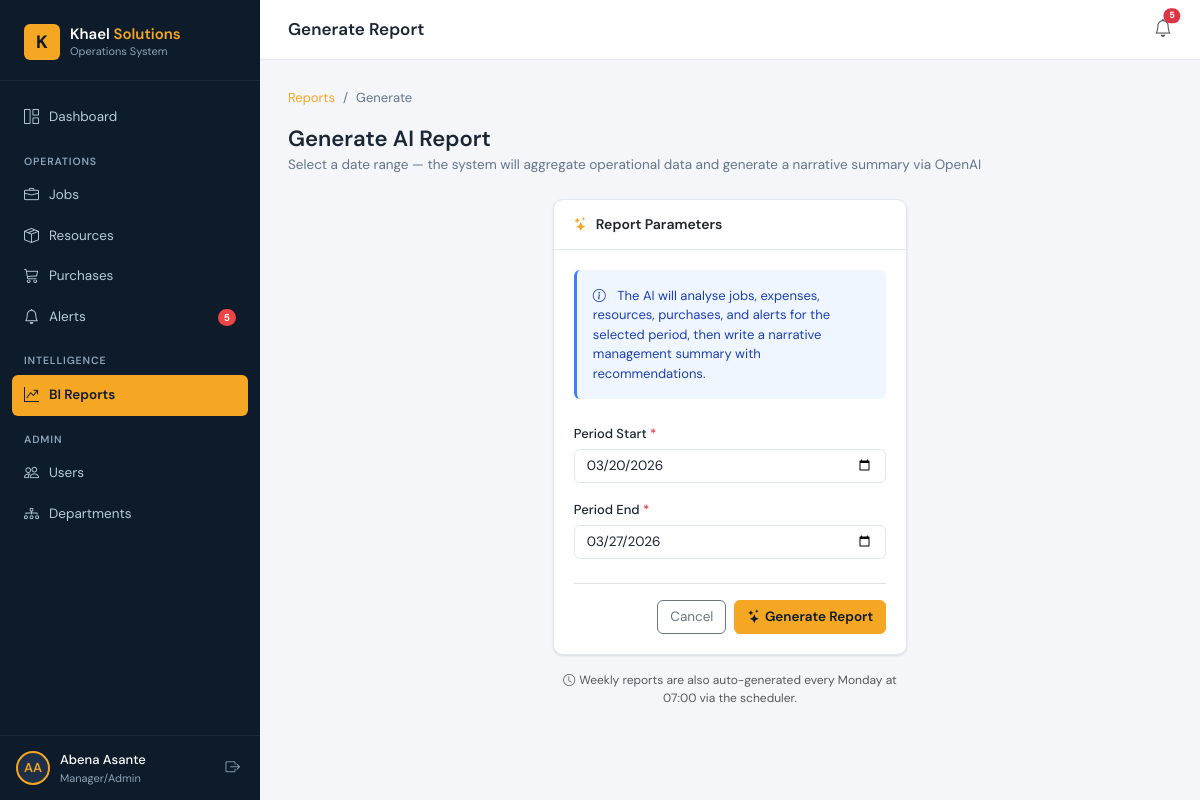
The app's page /reports/generate/ (signed in) with its own data.
### core/models.py (models this page shows, shortened)
class User(AbstractUser):
    class Role(models.TextChoices):
        SUPER_ADMIN = 'super_admin', 'Super Admin'
        MANAGER     = 'manager',     'Manager/Admin'
        STAFF       = 'staff',       'Department Staff'
    role = models.CharField(max_length=20, choices=Role.choices, default=Role.STAFF)
    groups = models.ManyToManyField(
        'auth.Group', related_name='core_user_set', blank=True,
    )
    user_permissions = models.ManyToManyField(
        'auth.Permission', related_name='core_user_set', blank=True,
    )
    class Meta:
        verbose_name = 'User'
        verbose_name_plural = 'Users'
        ordering = ['username']

### core/views.py (the view, shortened to what this page needs)
# urls.py: path('reports/generate/',     GenerateReportView.as_view(), name='generate_report'),
class GenerateReportView(ManagerRequiredMixin, View):
    template_name = 'reports/generate_report.html'
    def get(self, request):
        today = timezone.now().date()
        return render(request, self.template_name, {
            'default_start': today - timedelta(days=7),
            'default_end':   today,
        })

### core/context_processors.py (called while the page is built)
def global_context(request):
    if not request.user.is_authenticated:
        return {}
    from core.models import Alert
    return {
        'alert_count': Alert.objects.filter(resolved=False).count(),
    }

### core/permissions.py (called while the page is built)
    def dispatch(self, request, *args, **kwargs):
        if not request.user.is_authenticated:
            return self.handle_no_permission()
        if request.user.role not in self.allowed_roles:
            raise PermissionDenied
        return super().dispatch(request, *args, **kwargs)

### templates/reports/generate_report.html (shortened to what this page needs)
{% extends 'base.html' %}
{% block topbar_title %}Generate Report{% endblock %}
{% block content %}
<nav aria-label="breadcrumb">
  <ol class="breadcrumb">
    <li class="breadcrumb-item"><a href="{% url 'core:report_list' %}">Reports</a></li>
    <li class="breadcrumb-item active">Generate</li>
  </ol>
</nav>
<div class="page-header">
  <div>
    <h1>Generate AI Report</h1>
    <p>Select a date range — the system will aggregate operational data and generate a narrative summary via OpenAI</p>
  </div>
</div>
<div class="row justify-content-center">
  <div class="col-lg-5">
    <div class="card">
      <div class="card-header">
        <h6><i class="bi bi-stars me-2" style="color:var(--amber);"></i>Report Parameters</h6>
      </div>
      <div class="card-body">
        <div class="alert alert-info mb-4" style="font-size:13px;">
          <i class="bi bi-info-circle me-2"></i>
          The AI will analyse jobs, expenses, resources, purchases, and alerts for the selected period, then write a narrative management summary with recommendations.
        </div>
        <form method="post">
          <div class="mb-3">
            <label class="form-label">Period Start <span class="text-danger">*</span></label>
            <input type="date" name="period_start" class="form-control" value="{{ default_start|date:'Y-m-d' }}" required />
          </div>
          <div class="mb-4">
            <label class="form-label">Period End <span class="text-danger">*</span></label>
            <input type="date" name="period_end" class="form-control" value="{{ default_end|date:'Y-m-d' }}" required />
          </div>
          <div class="d-flex justify-content-end gap-2 pt-3 border-top">
            <a href="{% url 'core:report_list' %}" class="btn btn-outline-secondary">Cancel</a>
            <button type="submit" class="btn btn-primary">
              <i class="bi bi-stars me-1"></i>Generate Report
            </button>
          </div>
        </form>
      </div>
    </div>
    <p class="text-muted mt-3" style="font-size:12px; text-align:center;">
      <i class="bi bi-clock me-1"></i>Weekly reports are also auto-generated every Monday at 07:00 via the scheduler.
    </p>
  </div>
</div>
{% endblock %}

### templates/base.html (shortened to what this page needs)
<!DOCTYPE html>
<html lang="en">
<head>
  <link href="https://cdnjs.cloudflare.com/ajax/libs/bootstrap/5.3.2/css/bootstrap.min.css" rel="stylesheet" />
  <link href="https://cdnjs.cloudflare.com/ajax/libs/bootstrap-icons/1.11.3/font/bootstrap-icons.min.css" rel="stylesheet" />
  {% load static %}
  <link rel="stylesheet" href="{% static 'css/main.css' %}" />
</head>
<body>
<div id="wrapper">
  <nav id="sidebar">
    <div class="sidebar-brand">
      <a href="{% url 'core:dashboard' %}" class="brand-logo">
        <div class="brand-icon">K</div>
        <div>
          <div class="brand-name">Khael <span>Solutions</span></div>
          <div class="brand-sub">Operations System</div>
        </div>
      </a>
    </div>
    <div class="sidebar-nav">
      <ul class="list-unstyled mb-0">
        <li class="nav-item">
          <a href="{% url 'core:dashboard' %}" class="{% if request.resolver_match.url_name == 'dashboard' %}active{% endif %}">
            <i class="bi bi-grid-1x2"></i> Dashboard
          </a>
        </li>
        <div class="nav-section-label">Operations</div>
        <li class="nav-item">
          <a href="{% url 'core:job_list' %}" class="{% if 'job' in request.resolver_match.url_name %}active{% endif %}">
            <i class="bi bi-briefcase"></i> Jobs
          </a>
        </li>
        <li class="nav-item">
          <a href="{% url 'core:resource_list' %}" class="{% if 'resource' in request.resolver_match.url_name %}active{% endif %}">
            <i class="bi bi-box-seam"></i> Resources
          </a>
        </li>
        {% if user.role in 'super_admin,manager' %}
        <li class="nav-item">
          <a href="{% url 'core:purchase_list' %}" class="{% if 'purchase' in request.resolver_match.url_name %}active{% endif %}">
            <i class="bi bi-cart3"></i> Purchases
          </a>
        </li>
        {% endif %}
        <li class="nav-item">
          <a href="{% url 'core:alert_list' %}" class="{% if 'alert' in request.resolver_match.url_name %}active{% endif %}">
            <i class="bi bi-bell"></i> Alerts
            {% if alert_count > 0 %}
              <span class="nav-badge">{{ alert_count }}</span>
            {% endif %}
          </a>
        </li>
        {% if user.role in 'super_admin,manager' %}
        <div class="nav-section-label">Intelligence</div>
        <li class="nav-item">
          <a href="{% url 'core:report_list' %}" class="{% if 'report' in request.resolver_match.url_name %}active{% endif %}">
            <i class="bi bi-graph-up-arrow"></i> BI Reports
          </a>
        </li>
        {% endif %}
        {% if user.role in 'super_admin,manager' %}
        <div class="nav-section-label">Admin</div>
        <li class="nav-item">
          <a href="{% url 'core:user_list' %}" class="{% if 'user' in request.resolver_match.url_name %}active{% endif %}">
            <i class="bi bi-people"></i> Users
          </a>
        </li>
        <li class="nav-item">
          <a href="{% url 'core:department_list' %}" class="{% if 'department' in request.resolver_match.url_name %}active{% endif %}">
            <i class="bi bi-diagram-3"></i> Departments
          </a>
        </li>
        {% endif %}
      </ul>
    </div>
    <div class="sidebar-user">
      <div class="user-avatar">{{ user.first_name|slice:":1"|upper }}{{ user.last_name|slice:":1"|upper }}</div>
      <div class="user-info">
        <div class="user-name">{{ user.get_full_name|default:user.username }}</div>
        <div class="user-role">{{ user.get_role_display }}</div>
      </div>
      <form method="post" action="{% url 'core:logout' %}">
        <button type="submit" class="logout-btn" title="Logout">
          <i class="bi bi-box-arrow-right"></i>
        </button>
      </form>
    </div>
  </nav>
  <div id="main-content">
    <div class="topbar">
      <div class="d-flex align-items-center gap-3">
        <span class="topbar-title">{% block topbar_title %}{% endblock %}</span>
      </div>
      <div class="topbar-actions">
        <a href="{% url 'core:alert_list' %}" class="position-relative text-muted" style="font-size:18px; text-decoration:none;">
          <i class="bi bi-bell"></i>
          {% if alert_count > 0 %}
            <span class="position-absolute top-0 start-100 translate-middle badge rounded-pill bg-danger" style="font-size:9px;">{{ alert_count }}</span>
          {% endif %}
        </a>
      </div>
    </div>
    <div class="page-body">
      {% block content %}{% endblock %}
    </div>
  </div>
</div>
{% load static %}
</body>
</html>

### records on screen
User: first_name "A", last_name "A", get_full_name "Abena Asante", role "Manager/Admin"

### other values on screen
{{ alert_count }} "5"
